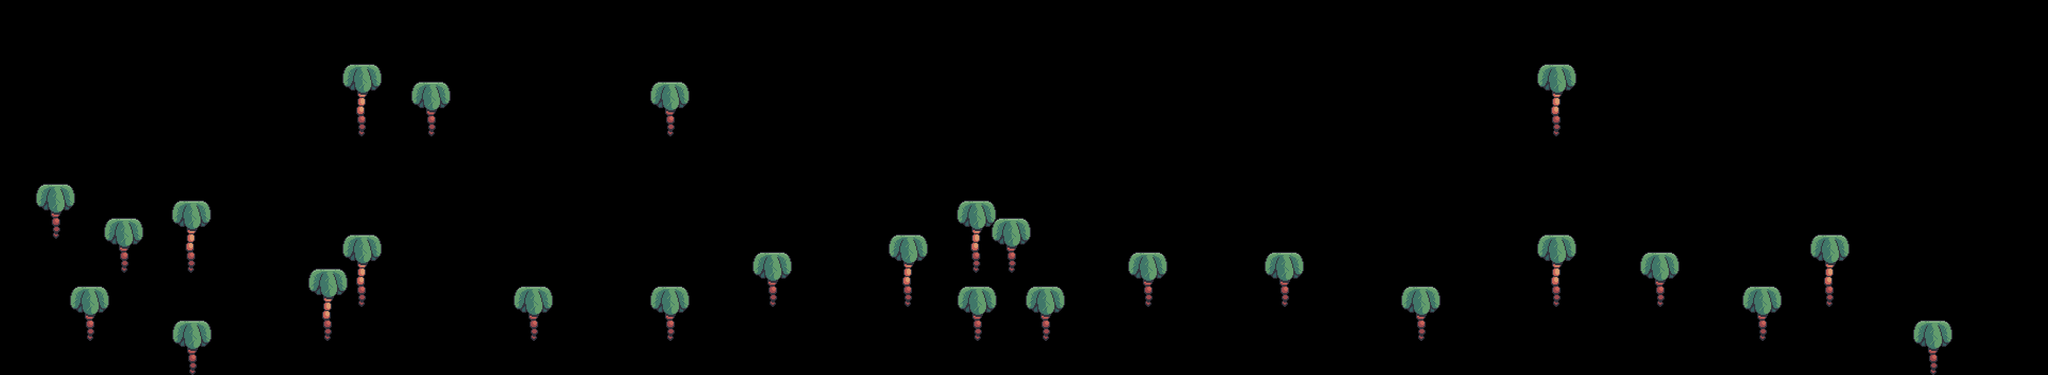

A level layout from a 2D game, rendered from its tile map. Below: a short description, then the map file with tile-grid data replaced by summaries:
An orthogonal 60x11 tile map with 64x64 px tiles, 1 tile layer (fg_palms), 8 hidden layers not drawn, 7 tilesets.

<map version="1.5" tiledversion="1.7.2" orientation="orthogonal" renderorder="right-down" width="60" height="11" tilewidth="64" tileheight="64" infinite="0" nextlayerid="10" nextobjectid="1">
 <tileset firstgid="1" source="../tilesets/terrain_tiles.tsx" />
 <tileset firstgid="17" source="../tilesets/coins.tsx" />
 <tileset firstgid="19" source="../tilesets/grass.tsx" />
 <tileset firstgid="24" source="../tilesets/palms.tsx" />
 <tileset firstgid="30" source="../tilesets/crates.tsx" />
 <tileset firstgid="31" source="../tilesets/player_tiles.tsx" />
 <tileset firstgid="33" source="../tilesets/enemies_tiles.tsx" />
 <layer id="5" name="bg_palms" width="60" height="11" visible="0">
  <data>[660 cells, 14 non-empty, 1 distinct tile ids]</data>
 </layer>
 <layer id="1" name="terrain" width="60" height="11" visible="0">
  <data>[660 cells, 144 non-empty, 12 distinct tile ids]</data>
 </layer>
 <layer id="6" name="crates" width="60" height="11" visible="0">
  <data>[660 cells, 7 non-empty, 1 distinct tile ids]</data>
 </layer>
 <layer id="3" name="grass" width="60" height="11" visible="0">
  <data>[660 cells, 39 non-empty, 5 distinct tile ids]</data>
 </layer>
 <layer id="8" name="enemies" width="60" height="11" visible="0">
  <data>[660 cells, 9 non-empty, 1 distinct tile ids]</data>
 </layer>
 <layer id="9" name="constraint" width="60" height="11" visible="0">
  <data>[660 cells, 18 non-empty, 1 distinct tile ids]</data>
 </layer>
 <layer id="4" name="fg_palms" width="60" height="11">
  <data>[660 cells, 27 non-empty, 2 distinct tile ids]</data>
 </layer>
 <layer id="2" name="coins" width="60" height="11" visible="0">
  <data>[660 cells, 17 non-empty, 2 distinct tile ids]</data>
 </layer>
 <layer id="7" name="player" width="60" height="11" visible="0">
  <data>[660 cells, 2 non-empty, 2 distinct tile ids]</data>
 </layer>
</map>
